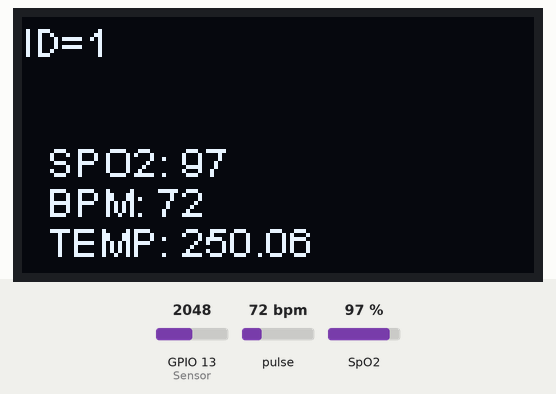
A sketch run on a simulated ESP32. On the bench: 128×64 one-colour display. Inputs (shaded band) come from the test bench; at power-on: pulse 72 bpm, GPIO 13 (Sensor) = 2048, SpO2 97 % (analog values on the 0–4095 scale). What the sketch prints to the serial monitor is not drawn.

Above: at 6.0 s.
6.1 s: pulse set to 42 bpm
At 8.0 s:
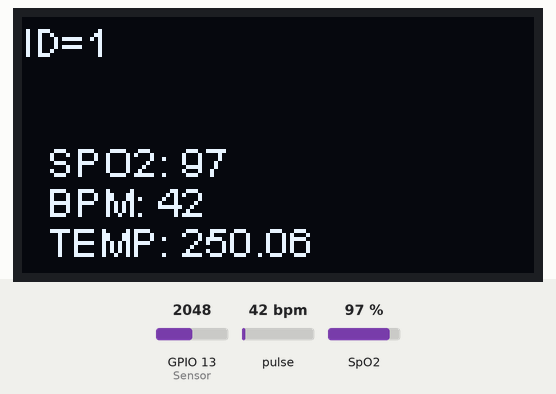
8.3 s: GPIO 13 (Sensor) set to 2866
At 10.7 s:
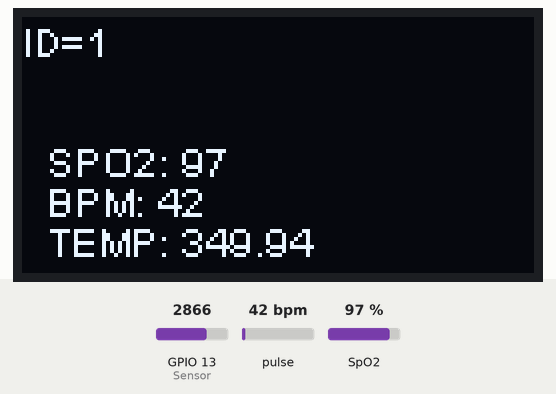
11.0 s: SpO2 set to 80 %
At 13.4 s:
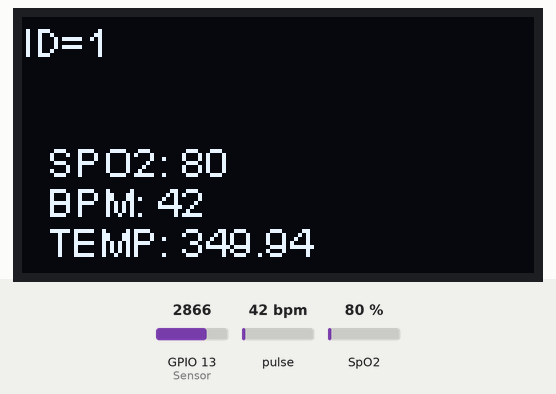
13.7 s: GPIO 13 (Sensor) set to 3603
At 16.2 s:
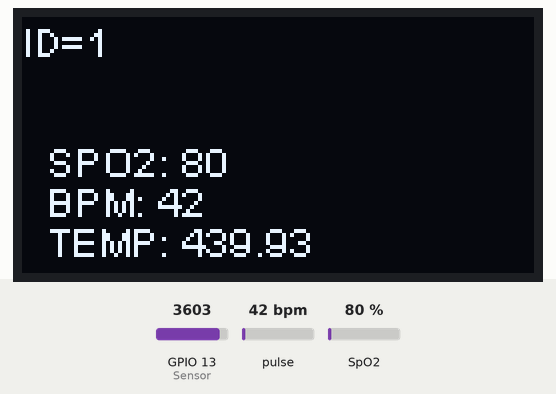
16.5 s: pulse set to 70 bpm
At 18.9 s:
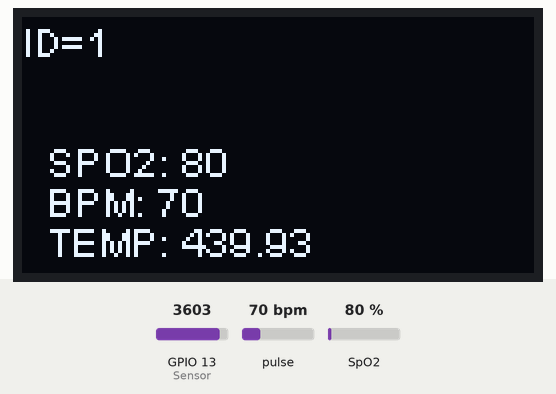
19.2 s: SpO2 set to 85 %
Timing chart, 0 to 22.2 s (numbered marks = the images above; inputs shaded):
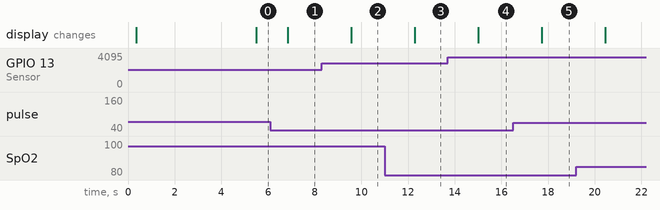

The sketch:

Tesis.ino
```cpp
#include <Wire.h>
#include "MAX30105.h"
#include "heltec.h"
#include "spo2_algorithm.h"

MAX30105 particleSensor;
TaskHandle_t Task1;
#define MAX_BRIGHTNESS 255
#define BAND    915E6 //Banda del LoRa

float tempC; // Variable para obtener temperatura
float promtemp; //Promedio Temperatura
const byte RATE_SIZE = 8; //Increase this for more averaging. 4 is good.
byte rates[RATE_SIZE]; //Array of heart rates
byte rateSpot = 0;
bool flag=true;

/* Variables SPO2 & HR*/
float beatsPerMinute;
uint32_t irBuffer[100]; //infrared LED sensor data
uint32_t redBuffer[100];  //red LED sensor data
int32_t bufferLength; //data length
int32_t spo2; //SPO2 value
int8_t validSPO2; //indicator to show if the SPO2 calculation is valid
int32_t heartRate; //heart rate value
int8_t validHeartRate; //indicator to show if the heart rate calculation is valid


/* Inicializaciones de ADC Y MAX30102*/
void setupADC()
{
  adcAttachPin(13); // Se usara el pin 13 para ADC
  analogReadResolution(12); // 12 bits de Resolucion
  analogSetClockDiv(255); // 1338mS
}

void setupMAX30102()
{
  // Initialize sensor
  if (!particleSensor.begin(Wire1, I2C_SPEED_FAST)) //Use default I2C port, 400kHz speed
  {
    Serial.println("MAX30105 was not found. Please check wiring/power. ");
    while (1);
  }
  Serial.println("Place your index finger on the sensor with steady pressure.");

  particleSensor.setup(); //Configure sensor with default settings
  particleSensor.setPulseAmplitudeRed(0x0A); //Turn Red LED to low to indicate sensor is running
  particleSensor.setPulseAmplitudeGreen(0); //Turn off Green LED

  /* Aqui va lo del SPO2*/

  byte ledBrightness = 60; //Options: 0=Off to 255=50mA
  byte sampleAverage = 4; //Options: 1, 2, 4, 8, 16, 32
  byte ledMode = 2; //Options: 1 = Red only, 2 = Red + IR, 3 = Red + IR + Green
  byte sampleRate = 100; //Options: 50, 100, 200, 400, 800, 1000, 1600, 3200
  int pulseWidth = 411; //Options: 69, 118, 215, 411
  int adcRange = 4096; //Options: 2048, 4096, 8192, 16384

  particleSensor.setup(ledBrightness, sampleAverage, ledMode, sampleRate, pulseWidth, adcRange); //Configure sensor with these settings

}
void leerADC()
{
    promtemp=0;
    for(int i=0;i<100;i++)
      {
      tempC = (5.0 * analogRead(13) * 100.0)/4095.0; // Sensor de Temp
      promtemp=tempC+promtemp;
      }
      promtemp=promtemp/100;

}

void Spo2andHR()
{
/*
  long irValue = particleSensor.getIR();


  if (checkForBeat(irValue) == true)
  {
    //We sensed a beat!
    long delta = millis() - lastBeat;
    lastBeat = millis();

    beatsPerMinute = 60 / (delta / 1000.0);

    if (beatsPerMinute < 255 && beatsPerMinute > 20)
    {
      rates[rateSpot++] = (byte)beatsPerMinute; //Store this reading in the array
      rateSpot %= RATE_SIZE; //Wrap variable

      //Take average of readings
      beatAvg = 0;
      for (byte x = 0 ; x < RATE_SIZE ; x++)
        beatAvg += rates[x];
      beatAvg /= RATE_SIZE;
  }


}
  Serial.print("IR=");
  Serial.print(irValue);
  Serial.print(", BPM=");
  Serial.print(beatsPerMinute);
  Serial.print(", Avg BPM=");
  Serial.print(beatAvg);
  Serial.println();
  */

/* SPo2  */

bufferLength = 100; //buffer length of 100 stores 4 seconds of samples running at 25sps

 if(flag)
 {
  //lee los primeros 100 samples y determina ek rango de la sena
  for (byte i = 0 ; i < bufferLength ; i++)
  {
    while (particleSensor.available() == false) //do we have new data?
    particleSensor.check(); //Check the sensor for new data
    redBuffer[i] = particleSensor.getRed();
    irBuffer[i] = particleSensor.getIR();
    particleSensor.nextSample(); //We're finished with this sample so move to next sample

    Serial.print(F("red="));
    Serial.print(redBuffer[i], DEC);
    Serial.print(F(", ir="));
    Serial.println(irBuffer[i], DEC);
  }
 flag=false;
 //calculate heart rate and SpO2 after first 100 samples (first 4 seconds of samples)
  maxim_heart_rate_and_oxygen_saturation(irBuffer, bufferLength, redBuffer, &spo2, &validSPO2, &heartRate, &validHeartRate);
 }

  //Continuously taking samples from MAX30102.  Heart rate and SpO2 are calculated every 1 seconnd
  //dumping the first 25 sets of samples in the memory and shift the last 75 sets of samples to the top
  for (byte i = 25; i < 100; i++)
  {
  redBuffer[i - 25] = redBuffer[i];
  irBuffer[i - 25] = irBuffer[i];
  }
   //take 25 sets of samples before calculating the heart rate.
    for (byte i = 75; i < 100; i++)
  {
  while (particleSensor.available() == false) //do we have new data?
  particleSensor.check(); //Check the sensor for new data
  //digitalWrite(readLED, !digitalRead(readLED)); //Blink onboard LED with every data read

      redBuffer[i] = particleSensor.getRed();
      irBuffer[i] = particleSensor.getIR();
      particleSensor.nextSample(); //We're finished with this sample so move to next sample

      //send samples and calculation result to terminal program through UART
      Serial.print(F("red="));
      Serial.print(redBuffer[i], DEC);
      Serial.print(F(", ir="));
      Serial.print(irBuffer[i], DEC);

      Serial.print(F(", HR="));
      Serial.print(heartRate, DEC);

      Serial.print(F(", HRvalid="));
      Serial.print(validHeartRate, DEC);

      Serial.print(F(", SPO2="));
      Serial.print(spo2, DEC);

      Serial.print(F(", SPO2Valid="));
      Serial.println(validSPO2, DEC);

    //After gathering 25 new samples recalculate HR and SP02
    maxim_heart_rate_and_oxygen_saturation(irBuffer, bufferLength, redBuffer, &spo2, &validSPO2, &heartRate, &validHeartRate);


}
}


void pantalla()
{
Heltec.display->clear();
Heltec.display -> drawString(6,40,"BPM: "+String(heartRate));
Heltec.display -> drawString(0,0,"ID=1");
Heltec.display -> drawString(6,50,"TEMP: "+String(promtemp));
Heltec.display -> drawString(6,30,"SPO2: "+String(spo2));
Heltec.display ->display();
}

void sendLoRa(void *parameter)
{
  delay(4000);
  while(1)
  {
  LoRa.beginPacket();
  LoRa.setTxPower(14,RF_PACONFIG_PASELECT_PABOOST);
  LoRa.print(promtemp);
  LoRa.print("#");
  LoRa.print(heartRate);
  LoRa.print("$");
  LoRa.print(spo2);
  LoRa.print("/");
  LoRa.print("ID=1");
  LoRa.endPacket();
}
vTaskDelay(10);
}


void setup() {
  Wire1.begin(SDA,SCL);
  // put your setup code here, to run once:
  Serial.begin(115200); // initialize serial communication at 115200 bits per second:
  setupADC();
  setupMAX30102();
  Heltec.begin(true,true,true,true,BAND);

  xTaskCreatePinnedToCore(
      sendLoRa, /* Function to implement the task */
      "Task1", /* Name of the task */
      10000,  /* Stack size in words */
      NULL,  /* Task input parameter */
      0,  /* Priority of the task */
      &Task1,  /* Task handle. */
      0); /* Core where the task should run */
  Heltec.display->clear();
  Heltec.display -> drawString(62,32,"HOLA");
  Heltec.display ->display();
delay(100);
}

void loop()
{

leerADC();
Spo2andHR();
pantalla();
delay(500);
}
```

Measured:
- after the input at 6.1 s, the display: changes after 0.76 s (image 1)
- after the input at 8.3 s, the display: changes after 1.3 s (image 2)
- after the input at 11.0 s, the display: changes after 1.3 s (image 3)
- after the input at 13.7 s, the display: changes after 1.3 s (image 4)
- after the input at 16.5 s, the display: changes after 1.2 s (image 5)
